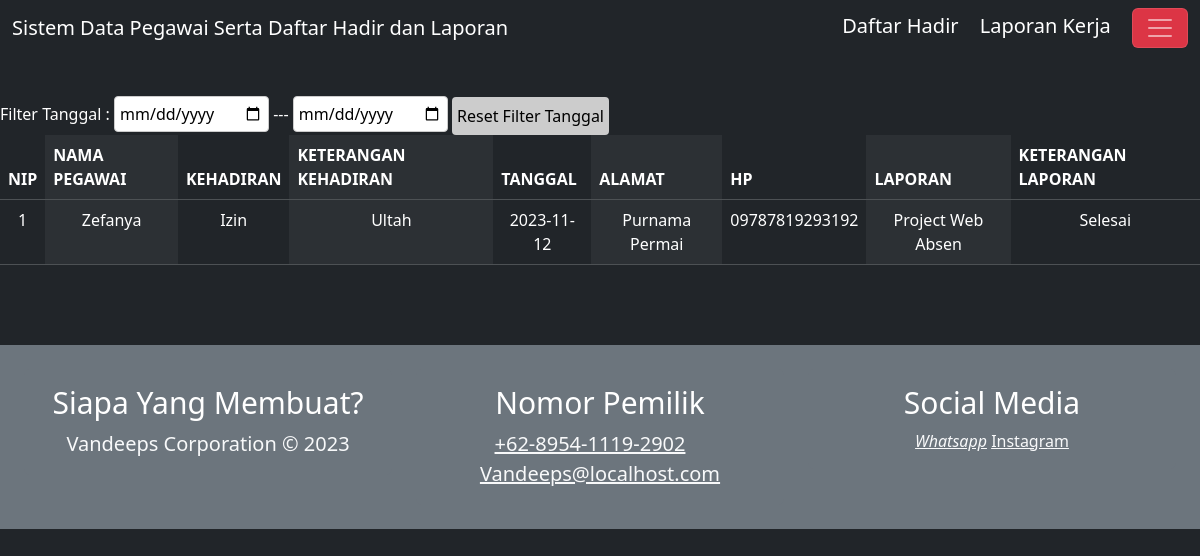
The app's page /, older data.
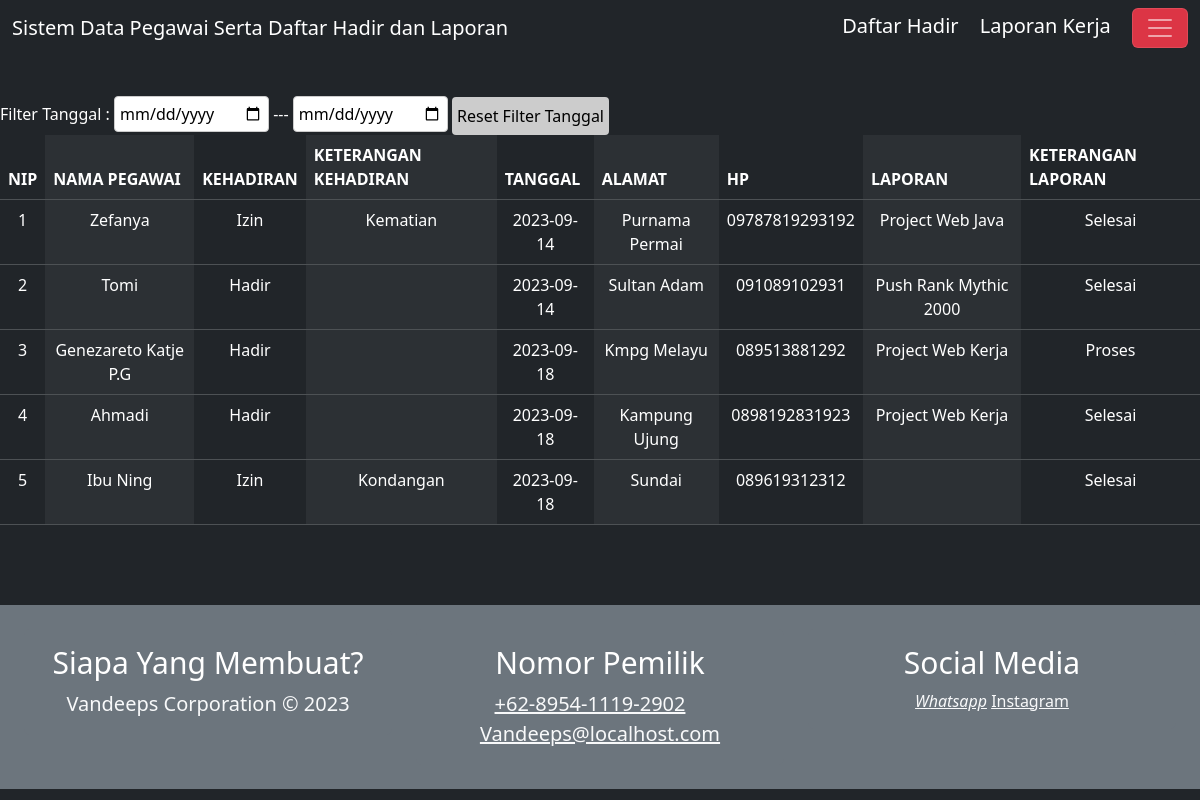
The same page, newer data.
### tables this page shows
CREATE TABLE `data_karyawan` (
  `NIP` varchar(16) NOT NULL,
  `nama` varchar(100) NOT NULL,
  `alamat` varchar(100) NOT NULL,
  `hp` varchar(16) NOT NULL
);

CREATE TABLE `tb_absen` (
  `No` int(10) NOT NULL,
  `NIP` varchar(16) NOT NULL,
  `absen` enum('Hadir','Sakit','Izin') NOT NULL,
  `tgl` date DEFAULT NULL,
  `Ket` varchar(100) NOT NULL
);

CREATE TABLE `lap_keg` (
  `Id_lap` int(11) NOT NULL,
  `NIP` varchar(100) NOT NULL,
  `laporan` varchar(100) NOT NULL,
  `ket` enum('Selesai','Proses','Belum') NOT NULL
);

### index.php (the view, shortened to what this page needs)
<?php
  include "./layouts/header.php";
  $sql = "SELECT data_karyawan.nip, data_karyawan.nama, tb_absen.absen,
          tb_absen.Ket,tb_absen.tgl, data_karyawan.alamat, data_karyawan.hp, lap_keg.laporan, lap_keg.ket
          FROM data_karyawan INNER JOIN tb_absen ON data_karyawan.NIP = tb_absen.NIP
                              INNER JOIN lap_keg ON data_karyawan.NIP = lap_keg.NIP ";
          $tanggalmulai = "";
          $tanggalakhir = "";
?>
<body style="display: grid; gap: 1rem; padding-top: 6rem">
<?php
  include "./layouts/navbar.php";
?>
<div>
<div>
  <label >Filter Tanggal : </label>
  <input type="date" name="tanggalmulai" id="tanggalmulai" onchange="handletanggalmulai(event)"
  value= "<?php echo $tanggalmulai ?>">
  <label >---</label>
  <input type="date" name="tanggalakhir" id="tanggalakhir" onchange="handletanggalakhir(event)"
  value= "<?php echo $tanggalakhir ?>">
  <button onclick="resetfiltertanggal()" class="btn btn-secondary">
     Reset Filter Tanggal
  </button>
</div>
<table class="table table-dark table-striped-columns"  align="right" bgcolor="gray">
  <thead bgcolor="gray">
        <tr>
          <th>NIP</th>
          <th>NAMA PEGAWAI</th>
          <th>KEHADIRAN</th>
          <th>KETERANGAN KEHADIRAN</th>
          <th>TANGGAL </th>
          <th>ALAMAT</th>
          <th>HP</th>
          <th>LAPORAN</th>
          <th>KETERANGAN LAPORAN</th>
        </tr>
  </thead>
  <tbody bgcolor="gray" style="text-align: center; width:80%; color:white;">
  <?php
        include "koneksi.php";
        $tampil = mysqli_query($koneksi, $sql);
        while ($row = mysqli_fetch_array($tampil)) {
            echo "<tr>
            <td>" . $row[0] . "</td>
            <td>" . $row[1] . "</td>
            <td>" . $row[2] . "</td>
            <td>" . $row[3] . "</td>
            <td>" . $row[4] . "</td>
            <td>" . $row[5] . "</td>
            <td>" . $row[6] . "</td>
            <td>" . $row[7] . "</td>
            <td>" . $row[8] . "</td>
        </tr>";
        }
  ?>
  </tbody>
</table>
</div>
<?php
  include "./layouts/footer.php";
?>

Row changes from the older to the newer data that the page shows:
changed through a linked row, data_karyawan "Zefanya": tb_absen.Ket "Ultah" → "Kematian"; tb_absen.tgl "2023-11-12" → "2023-09-14"; lap_keg.laporan "Project Web Absen" → "Project Web Java"
now on this page (row unchanged): data_karyawan: NIP "2", nama "Tomi", tb_absen.absen "Hadir", tb_absen.tgl "2023-09-14", alamat "Sultan Adam", hp "091089102931", lap_keg.laporan "Push Rank Mythic 2000", lap_keg.ket "Selesai"
now on this page (row unchanged): data_karyawan: NIP "3", nama "Genezareto Katje P.G", tb_absen.absen "Hadir", tb_absen.tgl "2023-09-18", alamat "Kmpg Melayu", hp "089513881292", lap_keg.laporan "Project Web Kerja", lap_keg.ket "Proses"
now on this page (row unchanged): data_karyawan: NIP "4", nama "Ahmadi", tb_absen.absen "Hadir", tb_absen.tgl "2023-09-18", alamat "Kampung Ujung", hp "0898192831923", lap_keg.laporan "Project Web Kerja", lap_keg.ket "Selesai"
now on this page (row unchanged): data_karyawan: NIP "5", nama "Ibu Ning", tb_absen.absen "Izin", tb_absen.Ket "Kondangan", tb_absen.tgl "2023-09-18", alamat "Sundai", hp "089619312312", lap_keg.ket "Selesai"
